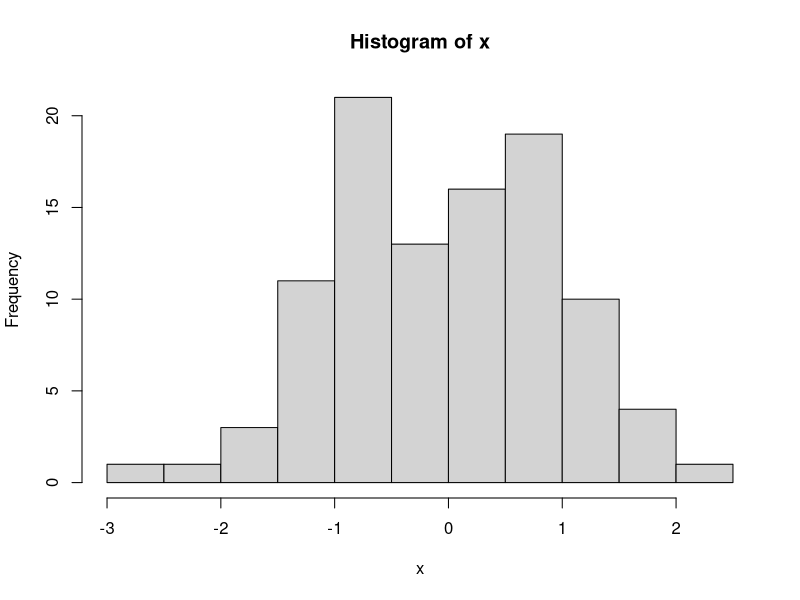

The R script that drew this image:
#Normal Distribution:
  x <- rnorm(100, mean = 0, sd = 1) 
  hist(x) 
  dnorm(1, mean = 0, sd = 1) 
  pnorm(1, mean = 0, sd = 1) 